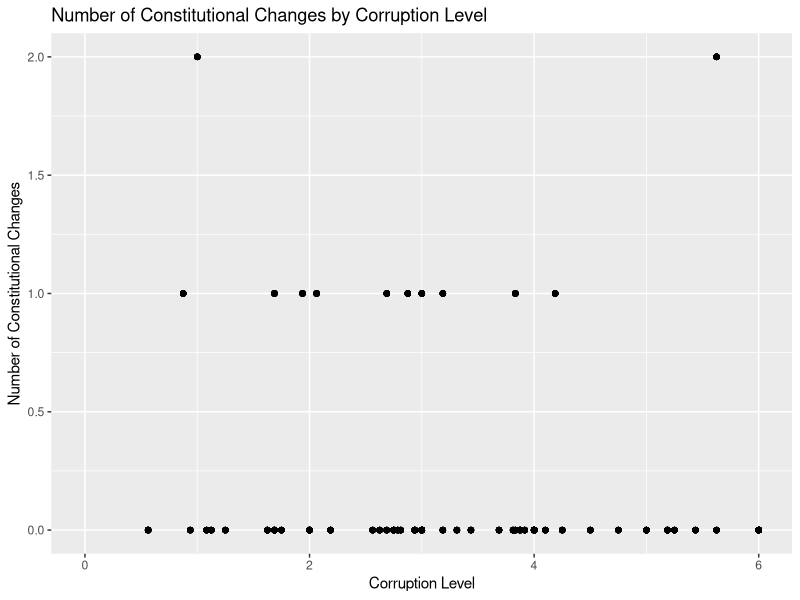
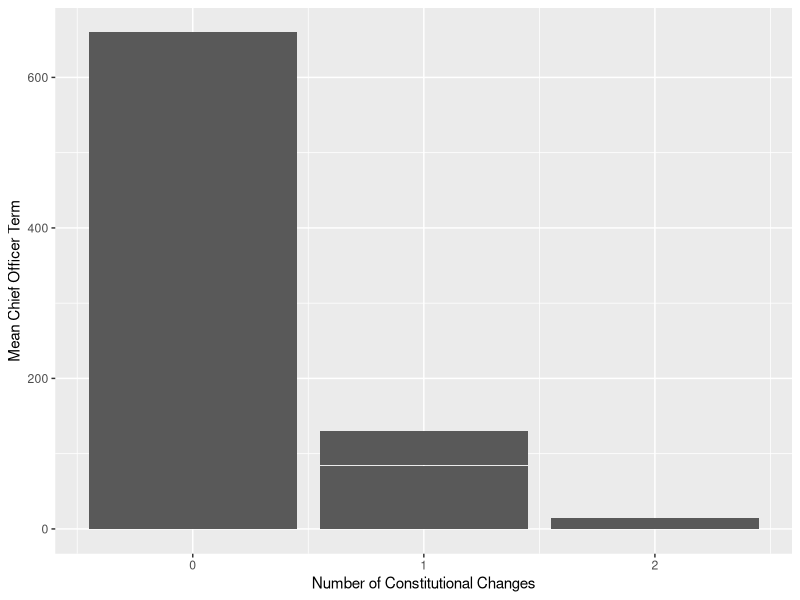
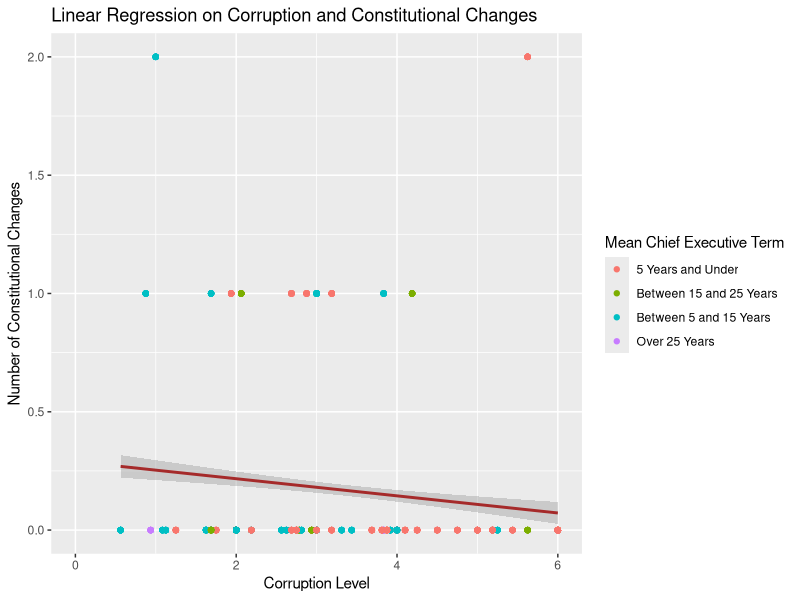

These charts were generated, in order, by the following R code:
## ---- chunk 1
library(tidyverse)
## ---- chunk 2
violence <- read_csv("data(final project gov 50)/Violence/violence.csv")

dpi <- read_csv("data(final project gov 50)/DPI2020/DPI2020.csv")

violence <- 
  violence |>
  mutate(constch_overall = constchg70 + constchg80) 

dpi <- 
  dpi |>
  filter(year >= 1970 & year <= 1989) 
  
 colnames(dpi) [1] <- "country"

  dpi <- 
   dpi |>
  group_by(country) |>
  mutate(avg_yrsoffc = mean(yrsoffc, na.rm = TRUE)) |>
  filter(yrsoffc >= 0)
  
  
dpi <- 
  dpi|>
  mutate(country = toupper(country))

 data <- 
   merge(violence, dpi, by = "country") 
 
 data <- data |>
   select(country,year, constchg70, constchg80, constch_overall, corrupti, yrsoffc, avg_yrsoffc)
 


## ---- chunk 3
data |>
ggplot(mapping = aes(x = corrupti, y = constch_overall)) + geom_point() + labs (title = "Number of Constitutional Changes by Corruption Level", y = "Number of Constitutional Changes", x = "Corruption Level") 

## ---- chunk 4
data |>
  group_by(country) |>
  summarise(avg_yrsoffc = mean(avg_yrsoffc, na.rm = TRUE),
            constch_overall = mean(constch_overall, na.rm = TRUE)) |>
  ggplot(mapping = aes(y = avg_yrsoffc, x = constch_overall)) + geom_col() + labs(y = "Mean Chief Officer Term", x = "Number of Constitutional Changes")

## ---- chunk 5
summary(data$avg_yrsoffc)
## ---- chunk 6

data <- 
  data |>
  mutate(avgyrs_range = case_when(
    avg_yrsoffc <= 5 ~ "5 Years and Under",
    avg_yrsoffc > 5 & avg_yrsoffc <= 15 ~ "Between 5 and 15 Years",
    avg_yrsoffc > 15 & avg_yrsoffc <= 25 ~ "Between 15 and 25 Years",
    avg_yrsoffc >= 25 ~ "Over 25 Years"
  ))


fit <- lm(constch_overall ~ corrupti, data = data)

fit

fit_visual <- data |> ggplot(mapping = aes(x = corrupti, y = constch_overall, colour = avgyrs_range)) + geom_point() + geom_smooth(method = lm, colour = "brown") + labs(title = "Linear Regression on Corruption and Constitutional Changes", y = "Number of Constitutional Changes", x = "Corruption Level", colour = "Mean Chief Executive Term" )

fit_visual
